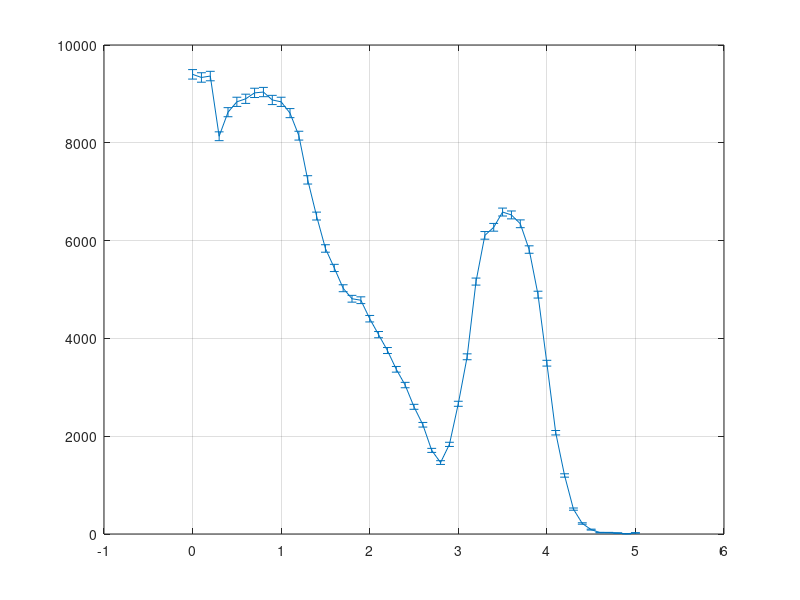

The MATLAB script that drew this image:
window_count=[9400, 9336, 9365, 8134, 8626, 8838, 8900, 9021, 9038, 8876, 8838, 8607, 8146, 7242, 6502, ...
         5839, 5441, 5026, 4811, 4781, 4403, 4077, 3752, 3368, 3046, 2601, 2234, 1710, ...
         1461, 1833, 2663, 3624, 5162, 6107, 6272, 6584, 6525, 6344, 5817, 4895, 3493, ...
         2071, 1197, 509, 215, 90, 29, 28, 19, 5, 22];
     
     volts=[0,0.1,0.2,0.3,0.4,0.5,0.6,0.7,0.8,0.9,1,1.1,1.2,1.3,1.4,1.5,1.6,1.7,1.8,1.9,2,2.1, ...
      2.2,2.3,2.4,2.5,2.6,2.7,2.8,2.9,3,3.1,3.2,3.3,3.4,3.5,3.6,3.7,3.8,3.9,4,4.1,4.2,4.3,4.4,4.5,4.6,4.7,4.8,4.9,5];
  
  errorbar(volts,window_count,window_count.^(1/2),'')
  grid on